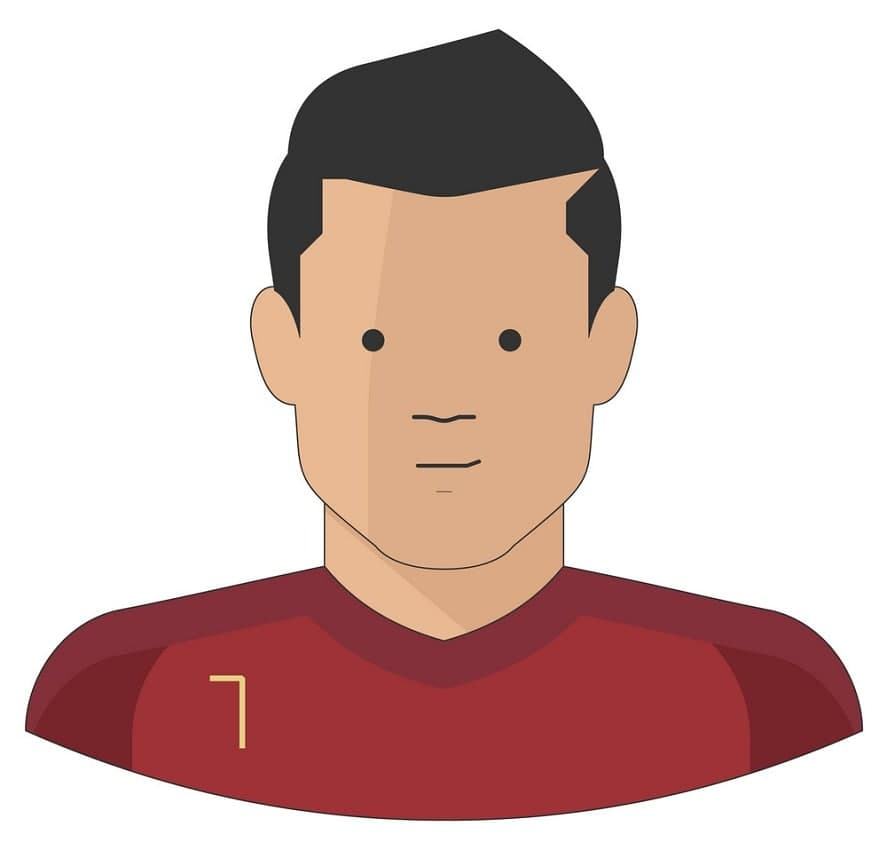
#> input picture Shear Transformation/CR7.jpg, 887 x 850 px
$ python Shear.py
#> lines starting #> are read from the running program, lines starting #| are printed output that depends on the picture; after the words box and inside, x2 and y2 are one past the last pixel; in counts of white or black regions, pixels touching at a corner belong together
from PIL import Image
import numpy as np
import tkinter as tk
from tkinter import filedialog,Tk
import matplotlib.pyplot as plt

def get_input():
	y = float(input("Please enter shear lambda: "))
#> the answer given: 3
	print("Select your image: ")
	window = Tk()
	window.withdraw()
	file_name = filedialog.askopenfilename()
#> the answer given: CR7.jpg
#> further down, matrix is the input picture: shape (850, 887, 3); mean R, G, B 213.5, 185.8, 181.2
	window.destroy()
	return (y,file_name)

def gray_mask(matrix):
	height  = matrix.shape[0]
#> height = 850
	width = matrix.shape[1]
#> width = 887
	gray_matrix = np.full((height,width,3), 255)
	for i in range(height):
		for j in range(width):
			if not np.all(matrix[i][j] == [255,255,255]):
				gray_matrix[i,j,:] = 40
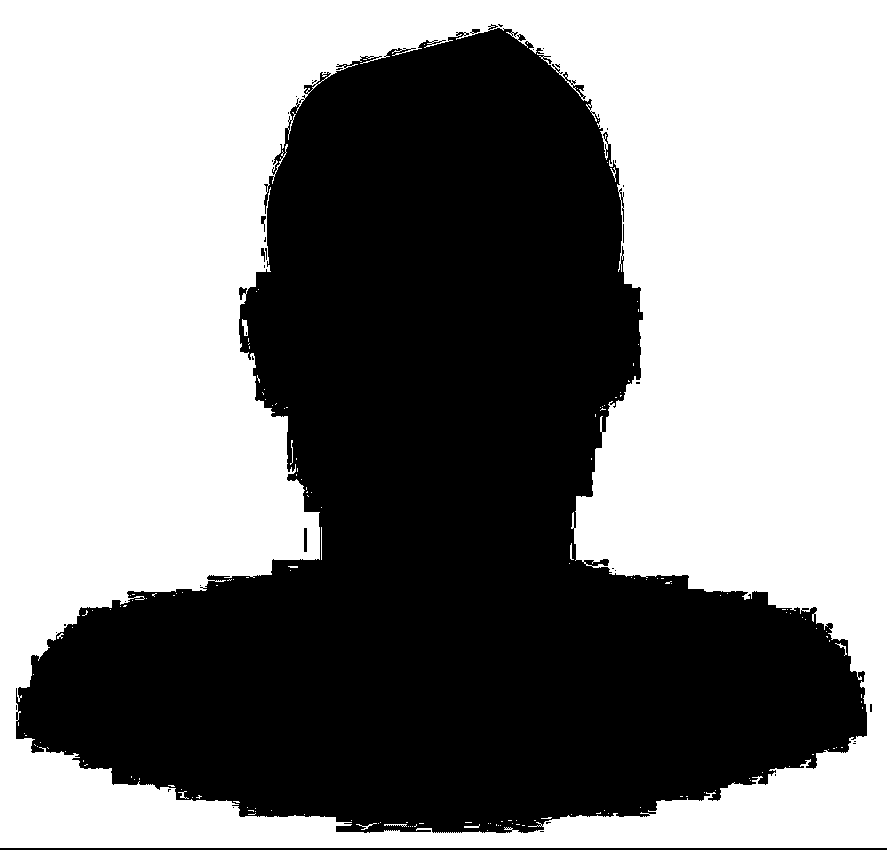
#> gray_matrix: shape (850, 887, 3) int64; values 40 (black) and 255 (white), 53.5% white; 43 black regions (37 under 20 px), largest, box (x1, y1, x2, y2) and area: (16, 24, 867, 833) 348496, (0, 848, 887, 850) 1774, (304, 528, 307, 552) 72, (261, 216, 266, 232) 39, (261, 248, 265, 262) 34, (470, 29, 480, 34) 31
	return gray_matrix

def shear(matrix, y):
#> called with y = 3
	height = matrix.shape[0]
#> height = 850
	width = matrix.shape[1]
#> width = 887
	sheared = np.full((height, int(width + y * height), 3), 255)
	for i in range(height):
		for j in range(width):
			if not np.all(matrix[i][j] == [255,255,255]):
				sheared[i, int(j + y * i) , :] = 40
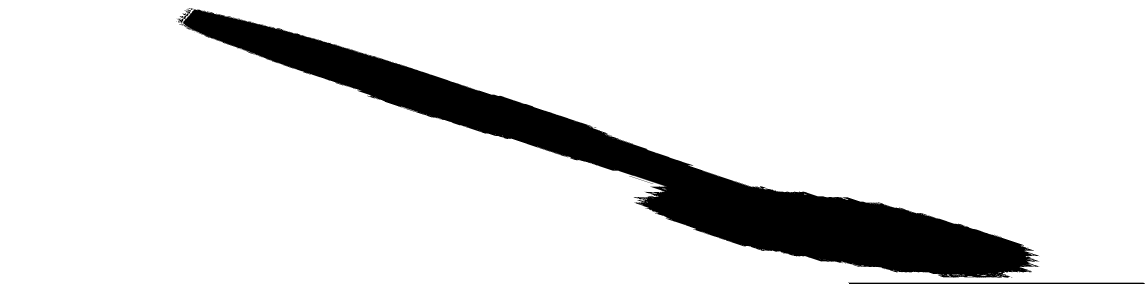
#> sheared: shape (850, 3437, 3) int64 (shown at 1/3 size); values 40 (black) and 255 (white), 88% white; 64 black regions (59 under 20 px), largest, box (x1, y1, x2, y2) and area: (539, 28, 3118, 833) 348498, (2544, 848, 3434, 850) 1774, (532, 56, 550, 70) 107, (1888, 528, 1960, 552) 72, (572, 25, 580, 30) 20
	return sheared

def replace_pixels(gray_matrix, matrix):
	height = matrix.shape[0]
#> height = 850
	width = matrix.shape[1]
#> width = 887
	for i in range(height):
		for j in range(width):
			if np.all(matrix[i][j] == [255,255,255]):
				if np.all(gray_matrix[i][j] == [40,40,40]):
					matrix[i,j,:] = 40
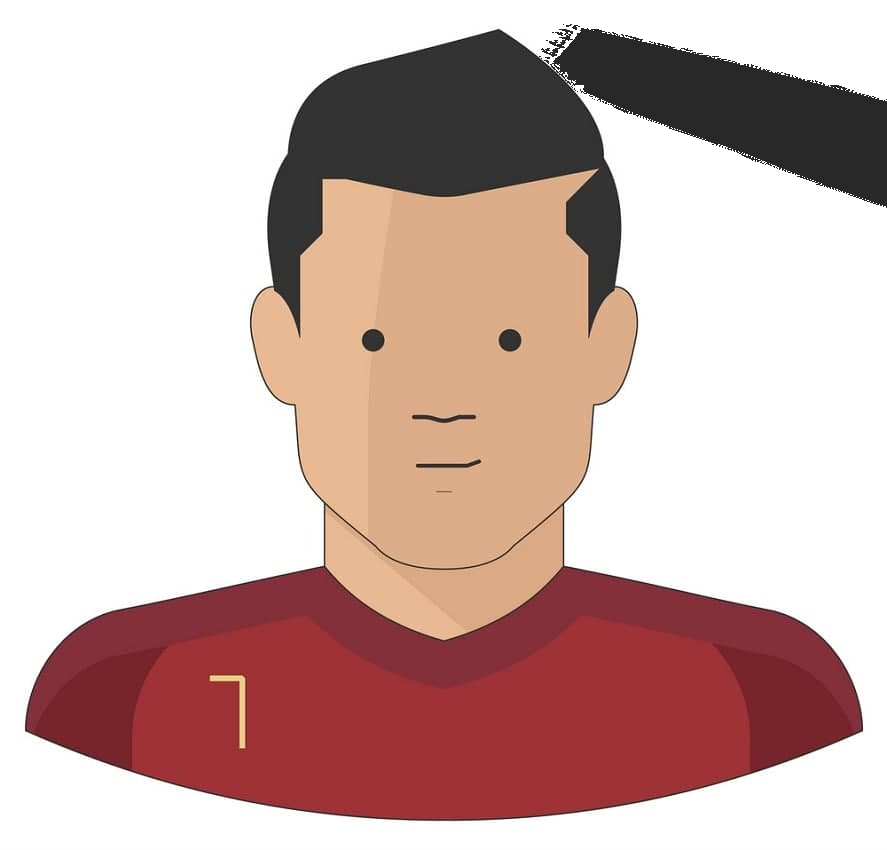
#> matrix: shape (850, 887, 3); 3.76% of pixels changed, all inside (x1, y1, x2, y2) = (539, 24, 887, 208)
	return matrix

y,filename = get_input()
matrix = np.array(Image.open(filename))
gray_matrix = gray_mask(matrix)
sheared_gray = shear(matrix, y)
sheared = replace_pixels(sheared_gray,matrix)
plt.figure()
plt.imshow(sheared)
plt.show()
